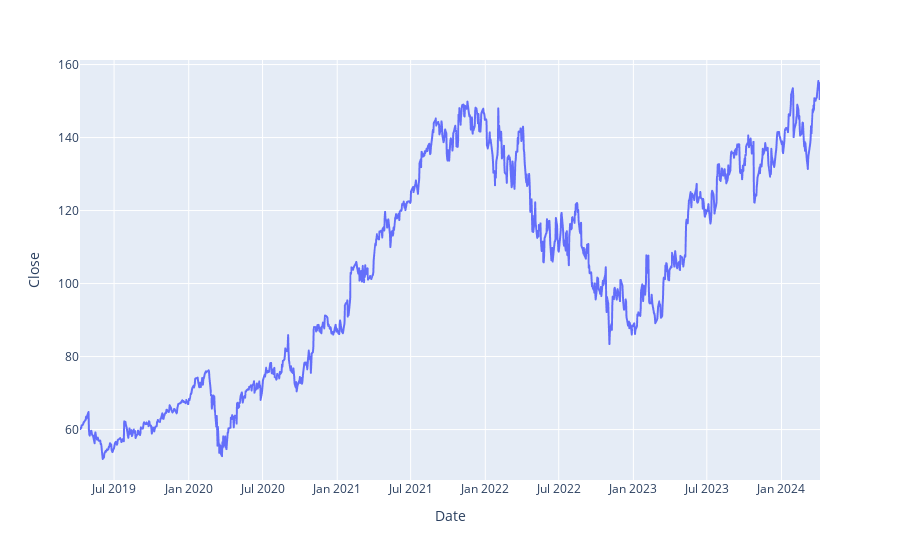
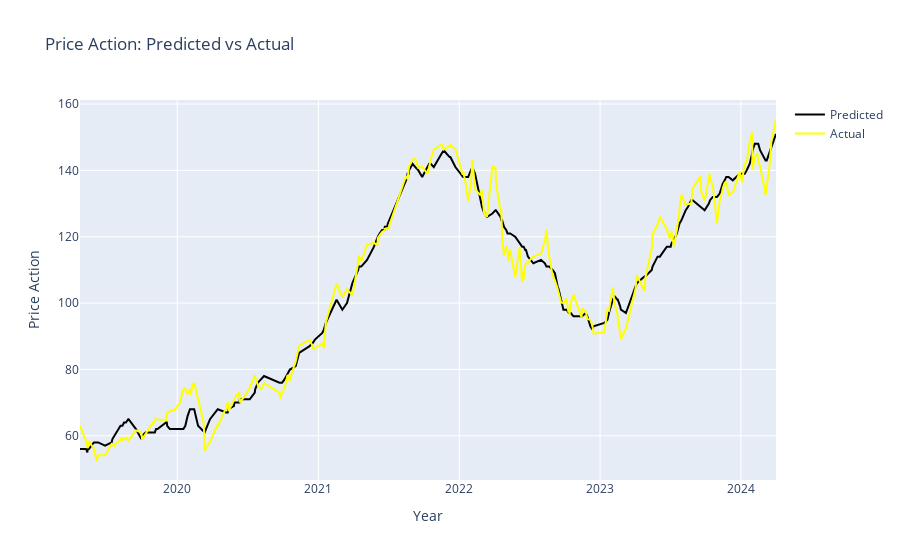
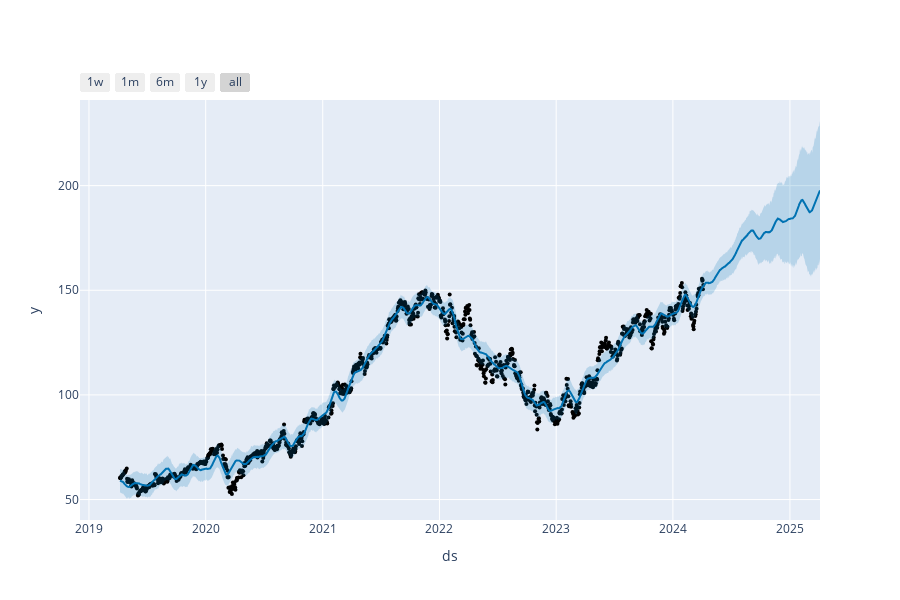

Write notebook code for charts like these, in order.
### Code cell
import pandas as pd
import plotly.express as px                                                  
import numpy as np
from prophet import Prophet
import yfinance as yf
import matplotlib.pyplot as plt
from prophet.plot import plot_plotly
# from scikit-learn import mean_absolute_error
from sklearn.metrics import mean_absolute_error

import plotly.graph_objects as go


# Reliance Industries Limited (RELIANCE.NS)
# Tata Consultancy Services Limited (TCS.NS)
# Infosys Limited (INFY.NS)
# HDFC Bank Limited (HDFCBANK.NS)
# State Bank of India (SBI.NS)
# ICICI Bank Limited (ICICIBANK.NS)
# Hindustan Unilever Limited (HINDUNILVR.NS)
# Axis Bank Limited (AXISBANK.NS)
# Wipro Limited (WIPRO.NS)
# Bharti Airtel Limited (BHARTIARTL.NS)
# Apple Inc. (AAPL)
# Microsoft Corporation (MSFT)
# Amazon.com Inc. (AMZN)
# Alphabet Inc. (GOOGL) - the parent company of Google
# Tesla, Inc. (TSLA)
# Facebook, Inc. (now Meta Platforms, Inc.) (FB)
# JPMorgan Chase & Co. (JPM)
def yahoo_stocks(stock_symbol):
    stock_data = yf.download(stock_symbol, period='5y',interval='1d')
    stock_data=stock_data.reset_index()
    stock_data[['ds','y']] = stock_data[['Date','Adj Close']]                
    return stock_data

def plot_price(df_whole):
    fig = px.line(df_whole, x='Date', y='Close')
    fig.update_xaxes(rangeslider_visible=False)
    fig.show()

def prediction_model(df_whole):
    train_data = df_whole.sample(frac=0.8, random_state=0)
    test_data = df_whole.drop(train_data.index)

    model_1 = Prophet(daily_seasonality=True)
    model_1.fit(train_data)
    
    y_actual = test_data['y']
    prediction = model_1.predict(pd.DataFrame({'ds': test_data['ds']}))
    y_predicted = prediction['yhat'].astype(int)
    mean_absolute_error(y_actual, y_predicted)
    prediction = model_1.predict(pd.DataFrame({'ds':test_data['ds']}))

    trace_predicted = go.Scatter(x=test_data['ds'], y=y_predicted, mode='lines', name='Predicted', line=dict(color='black'))
    trace_actual = go.Scatter(x=test_data['ds'], y=y_actual, mode='lines', name='Actual', line=dict(color='yellow'))
    layout = go.Layout(
        title="Price Action: Predicted vs Actual",
        xaxis=dict(title="Year"),
        yaxis=dict(title="Price Action"),
        showlegend=True)
    fig = go.Figure(data=[trace_predicted, trace_actual], layout=layout)
    fig.show()

def future_prediction(df_whole):
    model_2 = Prophet()                                                     
    model_2.fit(df_whole)                                                           
    future = model_2.make_future_dataframe(365)                                       
    forecast = model_2.predict(future) 
    fig = plot_plotly(model_2, forecast)
    fig.update_xaxes(rangeslider_visible=False)
    fig.show() 
    print(forecast[['ds','yhat','yhat_lower','yhat_upper']].tail())

def main():
    stock = input("Enter stock name(ex:GOOGL, AAPL): ")
    df_whole = yahoo_stocks(stock)
    model= Prophet()
    plot_price(df_whole)   
    prediction_model(df_whole)
    future_prediction(df_whole)
       
if __name__ == "__main__":
    main()

### Figure 1 — Plotly figure (JSON) as saved in the notebook; plotly's stock layout.template omitted (floating-point values rounded to 4 significant figures; data arrays with more than 128 entries replaced by an {"elided": "..."} marker saying what was removed)
{"data": [{"hovertemplate": "Date=%{x}<br>Close=%{y}<extra></extra>", "legendgroup": "", "line": {"color": "#636efa", "dash": "solid"}, "marker": {"symbol": "circle"}, "mode": "lines", "name": "", "showlegend": false, "type": "scattergl", "x": {"elided": "1258 str values"}, "xaxis": "x", "y": {"elided": "1258 float values"}, "yaxis": "y"}], "layout": {"legend": {"tracegroupgap": 0}, "margin": {"t": 60}, "xaxis": {"anchor": "y", "domain": [0, 1], "rangeslider": {"visible": false}, "title": {"text": "Date"}}, "yaxis": {"anchor": "x", "domain": [0, 1], "title": {"text": "Close"}}}}

### Figure 2 — Plotly figure (JSON) as saved in the notebook; plotly's stock layout.template omitted (floating-point values rounded to 4 significant figures; data arrays with more than 128 entries replaced by an {"elided": "..."} marker saying what was removed)
{"data": [{"line": {"color": "black"}, "mode": "lines", "name": "Predicted", "type": "scatter", "x": {"elided": "252 str values"}, "y": {"elided": "252 int values"}}, {"line": {"color": "yellow"}, "mode": "lines", "name": "Actual", "type": "scatter", "x": {"elided": "252 str values"}, "y": {"elided": "252 float values"}}], "layout": {"showlegend": true, "title": {"text": "Price Action: Predicted vs Actual"}, "xaxis": {"title": {"text": "Year"}}, "yaxis": {"title": {"text": "Price Action"}}}}

### Figure 3 — Plotly figure (JSON) as saved in the notebook; plotly's stock layout.template omitted (floating-point values rounded to 4 significant figures; data arrays with more than 128 entries replaced by an {"elided": "..."} marker saying what was removed)
{"data": [{"marker": {"color": "black", "size": 4}, "mode": "markers", "name": "Actual", "type": "scatter", "x": {"elided": "1258 str values"}, "y": {"elided": "1258 float values"}}, {"hoverinfo": "skip", "line": {"width": 0}, "mode": "lines", "type": "scatter", "x": {"elided": "1623 str values"}, "y": {"elided": "1623 float values"}}, {"fill": "tonexty", "fillcolor": "rgba(0, 114, 178, 0.2)", "line": {"color": "#0072B2", "width": 2}, "mode": "lines", "name": "Predicted", "type": "scatter", "x": {"elided": "1623 str values"}, "y": {"elided": "1623 float values"}}, {"fill": "tonexty", "fillcolor": "rgba(0, 114, 178, 0.2)", "hoverinfo": "skip", "line": {"width": 0}, "mode": "lines", "type": "scatter", "x": {"elided": "1623 str values"}, "y": {"elided": "1623 float values"}}], "layout": {"height": 600, "showlegend": false, "width": 900, "xaxis": {"rangeselector": {"buttons": [{"count": 7, "label": "1w", "step": "day", "stepmode": "backward"}, {"count": 1, "label": "1m", "step": "month", "stepmode": "backward"}, {"count": 6, "label": "6m", "step": "month", "stepmode": "backward"}, {"count": 1, "label": "1y", "step": "year", "stepmode": "backward"}, {"step": "all"}]}, "rangeslider": {"visible": false}, "title": {"text": "ds"}, "type": "date"}, "yaxis": {"title": {"text": "y"}}}}
